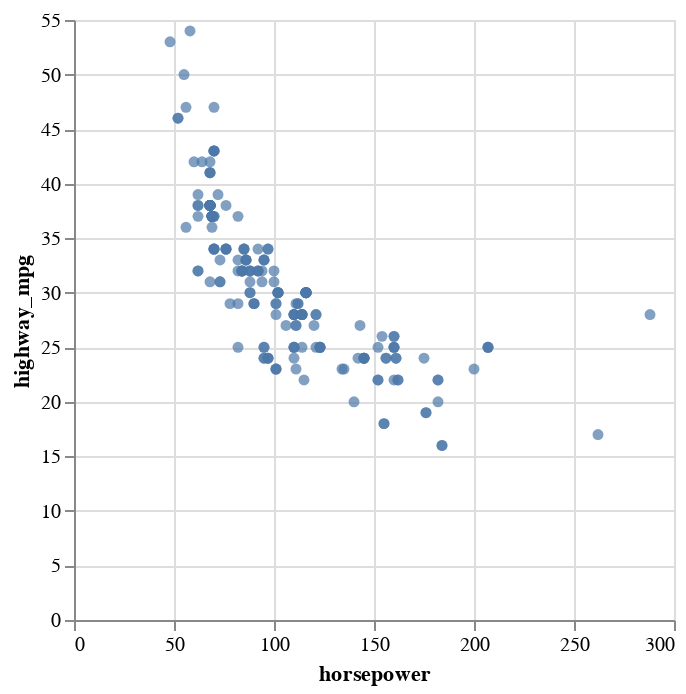

The code cell stored with this chart in its notebook:
### Markdown cell above
A scatterplot with circles

### Code cell
# A scatterplot with circles
alt.Chart(df).mark_circle().encode(
    x='horsepower:Q',
    y='highway_mpg:Q',
)

### Figure 1 — Vega-Lite specification as saved in the notebook (floating-point values rounded to 4 significant figures; data arrays with more than 128 entries replaced by an {"elided": "..."} marker saying what was removed)
{"config": {"view": {"continuousWidth": 300, "continuousHeight": 300}}, "data": {"name": "data-387f081f80cceeb89d7db8f93752da3d"}, "mark": {"type": "circle"}, "encoding": {"x": {"field": "horsepower", "type": "quantitative"}, "y": {"field": "highway_mpg", "type": "quantitative"}}, "$schema": "https://vega.github.io/schema/vega-lite/v5.16.3.json", "datasets": {"data-387f081f80cceeb89d7db8f93752da3d": {"elided": "205 records"}}}
